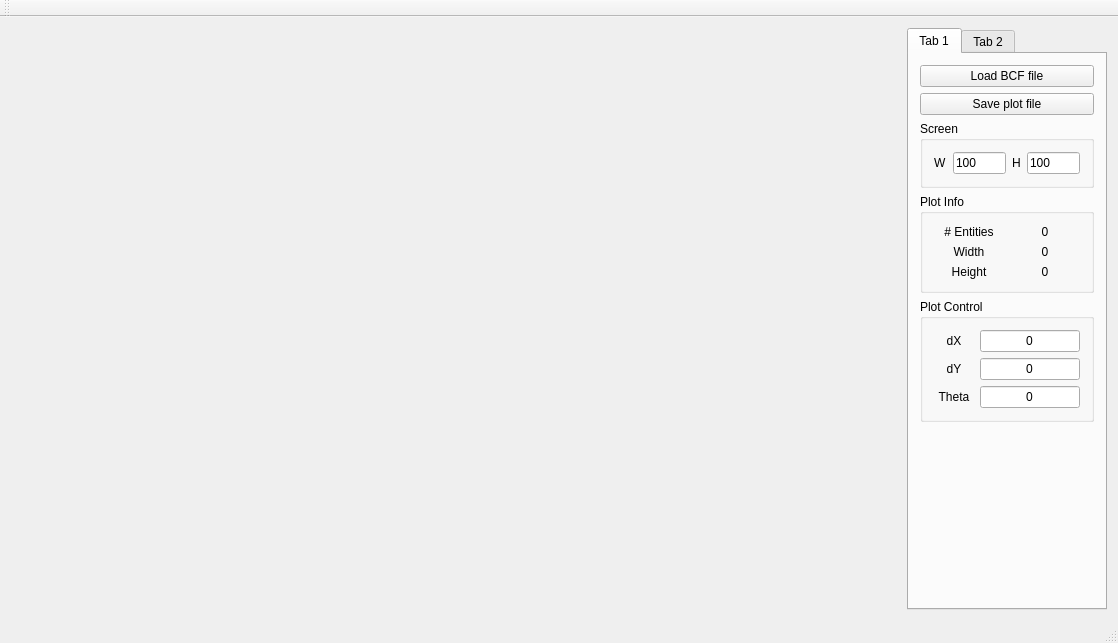
<?xml version="1.0" encoding="UTF-8"?>
<ui version="4.0">
 <class>PlotGeneratorClass</class>
 <widget class="QMainWindow" name="PlotGeneratorClass">
  <property name="geometry">
   <rect>
    <x>0</x>
    <y>0</y>
    <width>1118</width>
    <height>643</height>
   </rect>
  </property>
  <property name="windowTitle">
   <string>PlotGenerator</string>
  </property>
  <widget class="QWidget" name="centralWidget">
   <layout class="QHBoxLayout" name="horizontalLayout">
    <item>
     <widget class="RenderArea" name="renderArea" native="true"/>
    </item>
    <item>
     <widget class="QTabWidget" name="tabWidget">
      <property name="sizePolicy">
       <sizepolicy hsizetype="Expanding" vsizetype="Expanding">
        <horstretch>0</horstretch>
        <verstretch>0</verstretch>
       </sizepolicy>
      </property>
      <property name="maximumSize">
       <size>
        <width>200</width>
        <height>16777215</height>
       </size>
      </property>
      <widget class="QWidget" name="tab">
       <attribute name="title">
        <string>Tab 1</string>
       </attribute>
       <layout class="QVBoxLayout" name="verticalLayout">
        <item>
         <widget class="QPushButton" name="pushButton_load_bcf">
          <property name="text">
           <string>Load BCF file</string>
          </property>
         </widget>
        </item>
        <item>
         <widget class="QPushButton" name="pushButton_save_plot">
          <property name="text">
           <string>Save plot file</string>
          </property>
         </widget>
        </item>
        <item>
         <widget class="QGroupBox" name="groupBox">
          <property name="title">
           <string>Screen</string>
          </property>
          <layout class="QHBoxLayout" name="horizontalLayout_2">
           <item>
            <widget class="QLabel" name="label">
             <property name="text">
              <string>W</string>
             </property>
            </widget>
           </item>
           <item>
            <widget class="QLineEdit" name="lineEdit_screen_width">
             <property name="text">
              <string>100</string>
             </property>
            </widget>
           </item>
           <item>
            <widget class="QLabel" name="label_2">
             <property name="text">
              <string>H</string>
             </property>
            </widget>
           </item>
           <item>
            <widget class="QLineEdit" name="lineEdit_screen_height">
             <property name="text">
              <string>100</string>
             </property>
            </widget>
           </item>
          </layout>
         </widget>
        </item>
        <item>
         <widget class="QGroupBox" name="groupBox_2">
          <property name="title">
           <string>Plot Info</string>
          </property>
          <layout class="QGridLayout" name="gridLayout">
           <item row="0" column="0">
            <widget class="QLabel" name="label_3">
             <property name="text">
              <string># Entities</string>
             </property>
             <property name="alignment">
              <set>Qt::AlignCenter</set>
             </property>
            </widget>
           </item>
           <item row="0" column="1">
            <widget class="QLabel" name="label_num_entities">
             <property name="text">
              <string>0</string>
             </property>
             <property name="alignment">
              <set>Qt::AlignCenter</set>
             </property>
            </widget>
           </item>
           <item row="1" column="0">
            <widget class="QLabel" name="label_4">
             <property name="text">
              <string>Width</string>
             </property>
             <property name="alignment">
              <set>Qt::AlignCenter</set>
             </property>
            </widget>
           </item>
           <item row="1" column="1">
            <widget class="QLabel" name="label_plot_width">
             <property name="text">
              <string>0</string>
             </property>
             <property name="alignment">
              <set>Qt::AlignCenter</set>
             </property>
            </widget>
           </item>
           <item row="2" column="0">
            <widget class="QLabel" name="label_5">
             <property name="text">
              <string>Height</string>
             </property>
             <property name="alignment">
              <set>Qt::AlignCenter</set>
             </property>
            </widget>
           </item>
           <item row="2" column="1">
            <widget class="QLabel" name="label_plot_height">
             <property name="text">
              <string>0</string>
             </property>
             <property name="alignment">
              <set>Qt::AlignCenter</set>
             </property>
            </widget>
           </item>
          </layout>
         </widget>
        </item>
        <item>
         <widget class="QGroupBox" name="groupBox_3">
          <property name="title">
           <string>Plot Control</string>
          </property>
          <layout class="QVBoxLayout" name="verticalLayout_2">
           <item>
            <layout class="QGridLayout" name="gridLayout_2">
             <item row="0" column="0">
              <widget class="QLabel" name="label_6">
               <property name="text">
                <string>dX</string>
               </property>
               <property name="alignment">
                <set>Qt::AlignCenter</set>
               </property>
              </widget>
             </item>
             <item row="0" column="1">
              <widget class="QLineEdit" name="lineEdit_dx">
               <property name="sizePolicy">
                <sizepolicy hsizetype="Expanding" vsizetype="Fixed">
                 <horstretch>0</horstretch>
                 <verstretch>0</verstretch>
                </sizepolicy>
               </property>
               <property name="maximumSize">
                <size>
                 <width>100</width>
                 <height>16777215</height>
                </size>
               </property>
               <property name="text">
                <string>0</string>
               </property>
               <property name="alignment">
                <set>Qt::AlignCenter</set>
               </property>
              </widget>
             </item>
             <item row="1" column="0">
              <widget class="QLabel" name="label_7">
               <property name="text">
                <string>dY</string>
               </property>
               <property name="alignment">
                <set>Qt::AlignCenter</set>
               </property>
              </widget>
             </item>
             <item row="1" column="1">
              <widget class="QLineEdit" name="lineEdit_dy">
               <property name="maximumSize">
                <size>
                 <width>100</width>
                 <height>16777215</height>
                </size>
               </property>
               <property name="text">
                <string>0</string>
               </property>
               <property name="alignment">
                <set>Qt::AlignCenter</set>
               </property>
              </widget>
             </item>
             <item row="2" column="0">
              <widget class="QLabel" name="label_8">
               <property name="text">
                <string>Theta</string>
               </property>
               <property name="alignment">
                <set>Qt::AlignCenter</set>
               </property>
              </widget>
             </item>
             <item row="2" column="1">
              <widget class="QLineEdit" name="lineEdit_theta">
               <property name="maximumSize">
                <size>
                 <width>100</width>
                 <height>16777215</height>
                </size>
               </property>
               <property name="text">
                <string>0</string>
               </property>
               <property name="alignment">
                <set>Qt::AlignCenter</set>
               </property>
              </widget>
             </item>
            </layout>
           </item>
          </layout>
         </widget>
        </item>
        <item>
         <spacer name="verticalSpacer">
          <property name="orientation">
           <enum>Qt::Vertical</enum>
          </property>
          <property name="sizeHint" stdset="0">
           <size>
            <width>20</width>
            <height>40</height>
           </size>
          </property>
         </spacer>
        </item>
       </layout>
      </widget>
      <widget class="QWidget" name="tab_2">
       <attribute name="title">
        <string>Tab 2</string>
       </attribute>
      </widget>
     </widget>
    </item>
   </layout>
  </widget>
  <widget class="QMenuBar" name="menuBar">
   <property name="geometry">
    <rect>
     <x>0</x>
     <y>0</y>
     <width>1118</width>
     <height>21</height>
    </rect>
   </property>
  </widget>
  <widget class="QToolBar" name="mainToolBar">
   <attribute name="toolBarArea">
    <enum>TopToolBarArea</enum>
   </attribute>
   <attribute name="toolBarBreak">
    <bool>false</bool>
   </attribute>
  </widget>
  <widget class="QStatusBar" name="statusBar"/>
 </widget>
 <layoutdefault spacing="6" margin="11"/>
 <customwidgets>
  <customwidget>
   <class>RenderArea</class>
   <extends>QWidget</extends>
   <header>RenderArea.h</header>
   <container>1</container>
  </customwidget>
 </customwidgets>
 <resources>
  <include location="PlotGenerator.qrc"/>
 </resources>
 <connections>
  <connection>
   <sender>pushButton_load_bcf</sender>
   <signal>clicked()</signal>
   <receiver>PlotGeneratorClass</receiver>
   <slot>load_bcf_file()</slot>
   <hints>
    <hint type="sourcelabel">
     <x>1053</x>
     <y>84</y>
    </hint>
    <hint type="destinationlabel">
     <x>906</x>
     <y>36</y>
    </hint>
   </hints>
  </connection>
  <connection>
   <sender>lineEdit_screen_width</sender>
   <signal>returnPressed()</signal>
   <receiver>PlotGeneratorClass</receiver>
   <slot>update_screen()</slot>
   <hints>
    <hint type="sourcelabel">
     <x>989</x>
     <y>163</y>
    </hint>
    <hint type="destinationlabel">
     <x>1084</x>
     <y>35</y>
    </hint>
   </hints>
  </connection>
  <connection>
   <sender>lineEdit_screen_height</sender>
   <signal>returnPressed()</signal>
   <receiver>PlotGeneratorClass</receiver>
   <slot>update_screen()</slot>
   <hints>
    <hint type="sourcelabel">
     <x>1065</x>
     <y>158</y>
    </hint>
    <hint type="destinationlabel">
     <x>1112</x>
     <y>44</y>
    </hint>
   </hints>
  </connection>
  <connection>
   <sender>lineEdit_dx</sender>
   <signal>returnPressed()</signal>
   <receiver>PlotGeneratorClass</receiver>
   <slot>plot_edited()</slot>
   <hints>
    <hint type="sourcelabel">
     <x>1071</x>
     <y>307</y>
    </hint>
    <hint type="destinationlabel">
     <x>1117</x>
     <y>307</y>
    </hint>
   </hints>
  </connection>
  <connection>
   <sender>lineEdit_dy</sender>
   <signal>returnPressed()</signal>
   <receiver>PlotGeneratorClass</receiver>
   <slot>plot_edited()</slot>
   <hints>
    <hint type="sourcelabel">
     <x>1074</x>
     <y>332</y>
    </hint>
    <hint type="destinationlabel">
     <x>1114</x>
     <y>337</y>
    </hint>
   </hints>
  </connection>
  <connection>
   <sender>pushButton_save_plot</sender>
   <signal>clicked()</signal>
   <receiver>PlotGeneratorClass</receiver>
   <slot>save_plot_file()</slot>
   <hints>
    <hint type="sourcelabel">
     <x>1078</x>
     <y>116</y>
    </hint>
    <hint type="destinationlabel">
     <x>1114</x>
     <y>126</y>
    </hint>
   </hints>
  </connection>
  <connection>
   <sender>lineEdit_theta</sender>
   <signal>returnPressed()</signal>
   <receiver>PlotGeneratorClass</receiver>
   <slot>plot_edited()</slot>
   <hints>
    <hint type="sourcelabel">
     <x>1071</x>
     <y>355</y>
    </hint>
    <hint type="destinationlabel">
     <x>1114</x>
     <y>368</y>
    </hint>
   </hints>
  </connection>
 </connections>
 <slots>
  <slot>load_bcf_file()</slot>
  <slot>update_screen()</slot>
  <slot>plot_edited()</slot>
  <slot>save_plot_file()</slot>
 </slots>
</ui>
